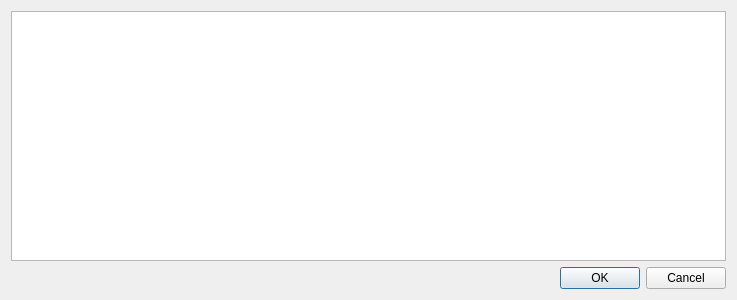
<?xml version="1.0" encoding="UTF-8"?>
<ui version="4.0">
 <class>SwitchWorkspaceDialog</class>
 <widget class="QDialog" name="SwitchWorkspaceDialog">
  <property name="geometry">
   <rect>
    <x>0</x>
    <y>0</y>
    <width>737</width>
    <height>300</height>
   </rect>
  </property>
  <property name="windowTitle">
   <string>Dialog</string>
  </property>
  <layout class="QVBoxLayout" name="verticalLayout">
   <item>
    <widget class="QListWidget" name="workspaceListWidget">
     <property name="editTriggers">
      <set>QAbstractItemView::NoEditTriggers</set>
     </property>
     <property name="selectionBehavior">
      <enum>QAbstractItemView::SelectRows</enum>
     </property>
    </widget>
   </item>
   <item>
    <widget class="QDialogButtonBox" name="buttonBox">
     <property name="standardButtons">
      <set>QDialogButtonBox::Cancel|QDialogButtonBox::Ok</set>
     </property>
    </widget>
   </item>
  </layout>
 </widget>
 <resources/>
 <connections/>
</ui>
